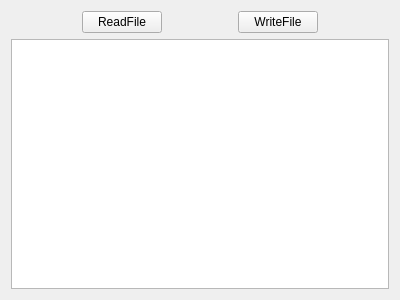
<?xml version="1.0" encoding="UTF-8"?>
<ui version="4.0">
 <class>Widget</class>
 <widget class="QWidget" name="Widget">
  <property name="geometry">
   <rect>
    <x>0</x>
    <y>0</y>
    <width>400</width>
    <height>300</height>
   </rect>
  </property>
  <property name="windowTitle">
   <string>Widget</string>
  </property>
  <layout class="QGridLayout" name="gridLayout">
   <item row="0" column="0">
    <spacer name="horizontalSpacer_2">
     <property name="orientation">
      <enum>Qt::Horizontal</enum>
     </property>
     <property name="sizeHint" stdset="0">
      <size>
       <width>68</width>
       <height>20</height>
      </size>
     </property>
    </spacer>
   </item>
   <item row="0" column="1">
    <widget class="QPushButton" name="pushButton_ReadFile">
     <property name="text">
      <string>ReadFile</string>
     </property>
    </widget>
   </item>
   <item row="0" column="2">
    <spacer name="horizontalSpacer">
     <property name="orientation">
      <enum>Qt::Horizontal</enum>
     </property>
     <property name="sizeHint" stdset="0">
      <size>
       <width>67</width>
       <height>20</height>
      </size>
     </property>
    </spacer>
   </item>
   <item row="0" column="3">
    <widget class="QPushButton" name="pushButton_WriteFile">
     <property name="text">
      <string>WriteFile</string>
     </property>
    </widget>
   </item>
   <item row="0" column="4">
    <spacer name="horizontalSpacer_3">
     <property name="orientation">
      <enum>Qt::Horizontal</enum>
     </property>
     <property name="sizeHint" stdset="0">
      <size>
       <width>68</width>
       <height>20</height>
      </size>
     </property>
    </spacer>
   </item>
   <item row="1" column="0" colspan="5">
    <widget class="QTextEdit" name="textEdit"/>
   </item>
  </layout>
 </widget>
 <layoutdefault spacing="6" margin="11"/>
 <resources/>
 <connections/>
</ui>
